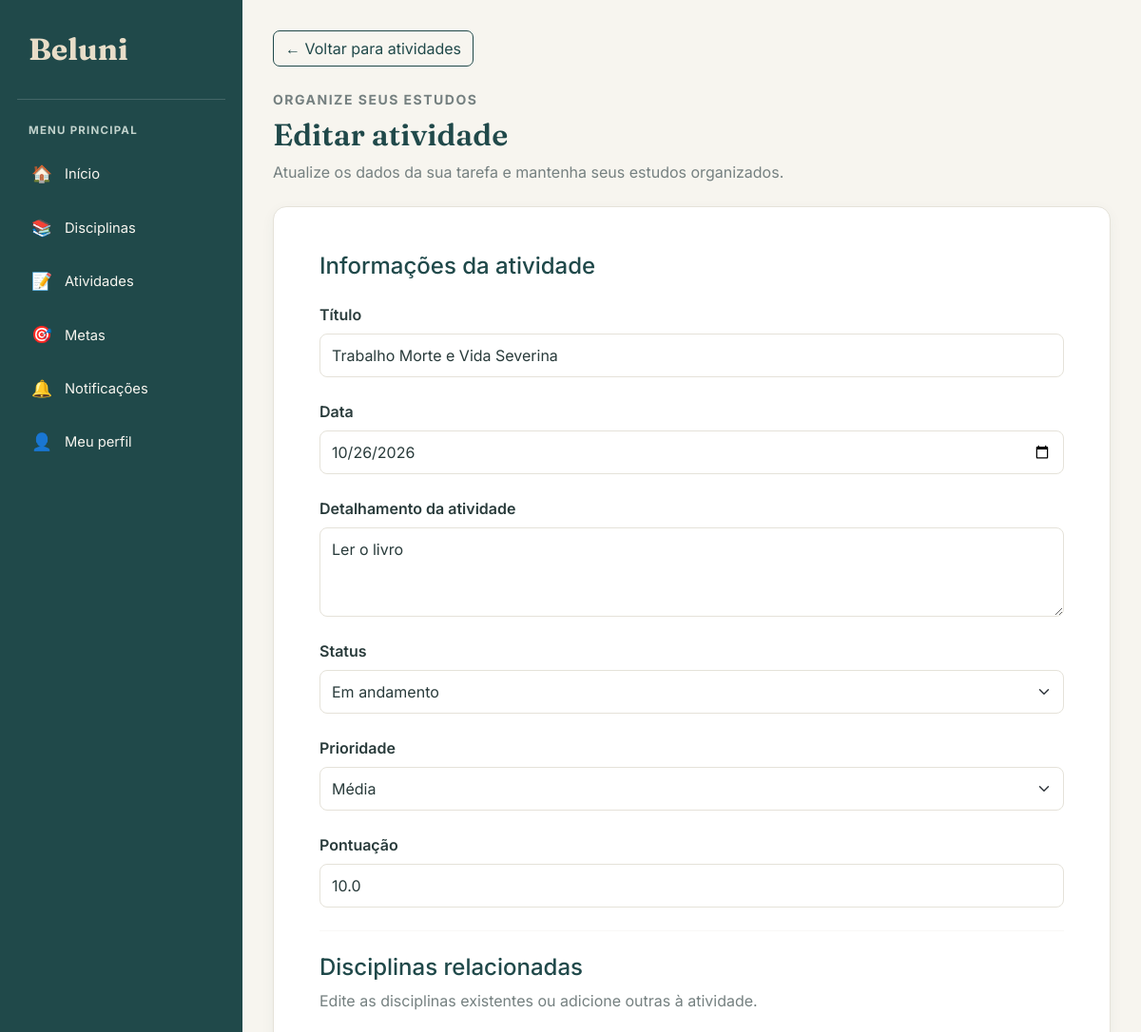
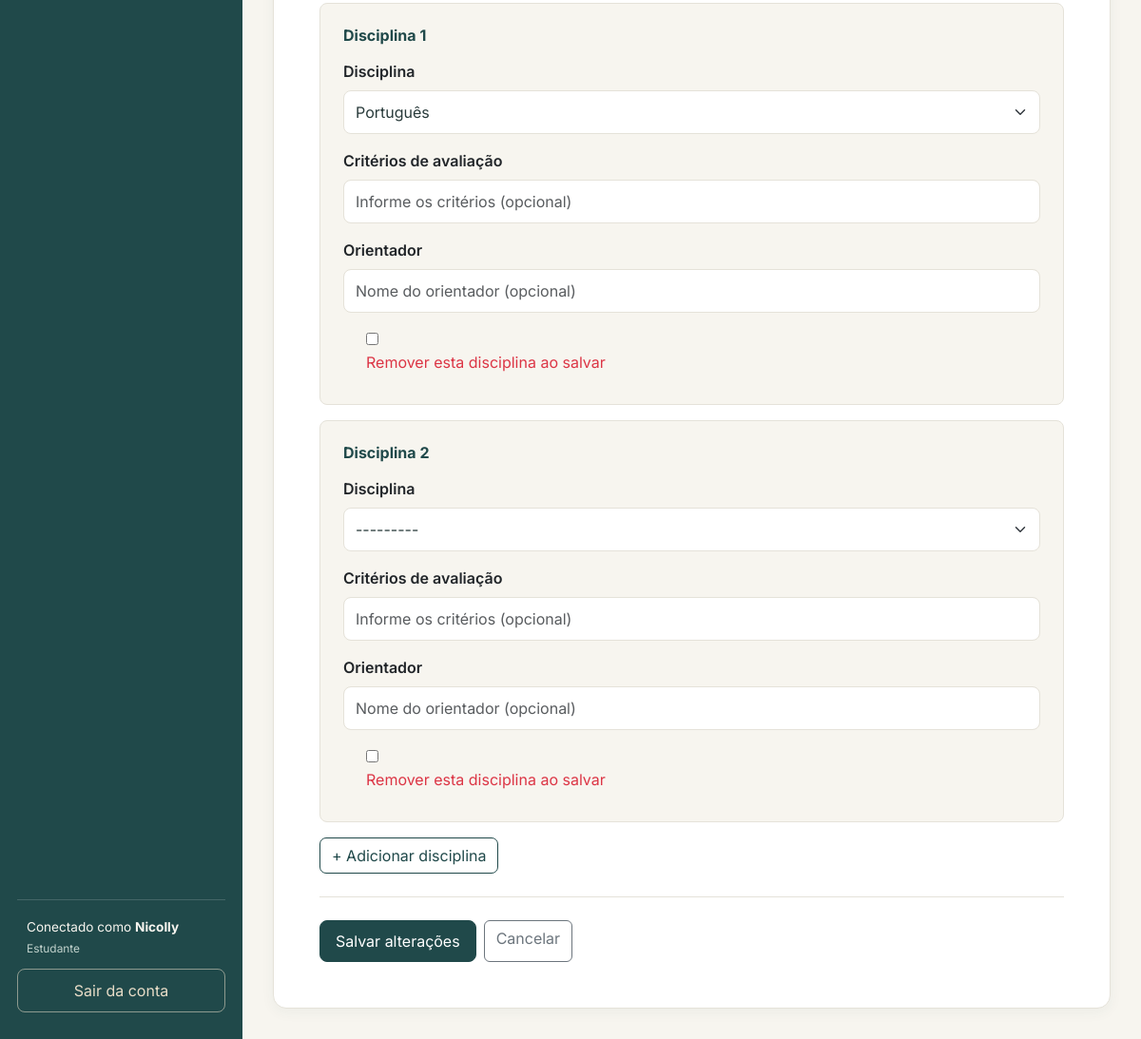
The app's page /atividades/6/editar/ (signed in) with its own data (2 pictures, top to bottom).
### atividade/models.py (models this page shows, shortened)
class Atividade(models.Model):
    titulo = models.CharField(max_length=100)
    data = models.DateField()
    detalhamento_atividade = models.CharField(max_length=255)
    status = models.CharField(max_length=50)
    prioridade = models.CharField(max_length=50)
    pontuacao = models.FloatField()
    disciplinas = models.ManyToManyField(
        Disciplina,
        through="AtividadeInterdisciplinar",
        related_name="atividades"
    )

### atividade/views.py (the view)
# urls.py: path('<int:id>/editar/', views.editar_atividade, name='editar_atividade'),
@login_required
@permission_required('atividade.change_atividade')
def editar_atividade(request, id):
    estudante = obter_estudante(request.user)
    atividade = get_object_or_404(
        atividades_do_estudante(estudante),
        id=id
    )
    if request.method == 'POST':
        form = AtividadeForm(
            request.POST,
            instance=atividade
        )
        formset = AtividadeInterdisciplinarFormSet(
            request.POST,
            instance=atividade,
            prefix='disciplinas'
        )
        configurar_formset(formset, estudante)
        if form.is_valid() and formset.is_valid():
            formularios_validos = [
                formulario
                for formulario in formset.forms
                if formulario.cleaned_data
                and not formulario.cleaned_data.get('DELETE', False)
            ]
            if not formularios_validos:
                form.add_error(
                    None,
                    'Associe a atividade a pelo menos uma disciplina.'
                )
            else:
                disciplinas_ids = [
                    formulario.cleaned_data['disciplina'].pk
                    for formulario in formularios_validos
                ]
                quantidade_proprias = Disciplina.objects.filter(
                    pk__in=disciplinas_ids,
                    estudante=estudante
                ).count()
                if quantidade_proprias != len(set(disciplinas_ids)):
                    form.add_error(
                        None,
                        'Selecione somente suas próprias disciplinas.'
                    )
                else:
                    form.save()
                    formset.save()
                    return redirect('listar_atividades')
    else:
        form = AtividadeForm(instance=atividade)
        formset = AtividadeInterdisciplinarFormSet(
            instance=atividade,
            prefix='disciplinas'
        )
        configurar_formset(formset, estudante)
    return render(
        request,
        'atividade/editar.html',
        {
            'form': form,
            'formset': formset,
            'atividade': atividade,
        }
    )

### atividade/views.py (called while the page is built)
def obter_estudante(usuario):
    return get_object_or_404(
        Estudante,
        pk=usuario.pk
    )

def atividades_do_estudante(estudante):
    return Atividade.objects.filter(
        disciplinas__estudante=estudante
    ).distinct()

def configurar_formset(formset, estudante):
    disciplinas = Disciplina.objects.filter(
        estudante=estudante
    )
    for formulario in formset.forms:
        if 'disciplina' in formulario.fields:
            formulario.fields['disciplina'].queryset = disciplinas

### disciplinas/models.py (called while the page is built)
    def __str__(self):
        return self.nomedisciplina

### atividade/templates/atividade/editar.html (shortened to what this page needs)
{% extends 'base.html' %}
{% block conteudo %}
<div class="mb-4 mx-auto" style="max-width: 1050px;">
    <a href="{% url 'listar_atividades' %}"
       class="btn btn-outline-primary mb-4">
        ← Voltar para atividades
    </a>
    <p class="text-uppercase small fw-bold mb-2"
       style="color: #758080; letter-spacing: 1.5px;">
        ORGANIZE SEUS ESTUDOS
    </p>
    <h1 class="titulo-pagina mb-2">Editar atividade</h1>
    <p class="text-secondary mb-0">
        Atualize os dados da sua tarefa e mantenha seus estudos organizados.
    </p>
</div>
<div class="card mx-auto" style="width: 100%; max-width: 1050px;">
    <div class="card-body p-4 p-md-5">
        <form method="POST">
            <h4 class="mb-4" style="color: #20494A;">
                Informações da atividade
            </h4>
            {% for field in form %}
                <div class="mb-4">
                    <label for="{{ field.id_for_label }}"
                           class="form-label fw-semibold"
                           style="color: #293B3B;">
                        {{ field.label }}
                    </label>
                    {{ field }}
                </div>
            {% endfor %}
            <hr class="my-4" style="border-color: #E5E2D9;">
            <h4 class="mb-2" style="color: #20494A;">
                Disciplinas relacionadas
            </h4>
            <p class="text-secondary mb-4">
                Edite as disciplinas existentes ou adicione outras à atividade.
            </p>
            <div id="disciplinas-container">
                {% for subform in formset %}
                    <div class="disciplina-item rounded-3 p-3 p-md-4 mb-3"
                         style="background-color: #F7F5EF; border: 1px solid #E5E2D9;">
                        <div class="d-flex justify-content-between align-items-center mb-3">
                            <h6 class="fw-bold mb-0" style="color: #20494A;">
                                Disciplina <span class="numero-disciplina">{{ forloop.counter }}</span>
                            </h6>
                        </div>
                        {% for field in subform.visible_fields %}
                            {% if field.name != 'DELETE' %}
                                <div class="mb-3">
                                    <label for="{{ field.id_for_label }}"
                                           class="form-label fw-semibold">
                                        {{ field.label }}
                                    </label>
                                    {{ field }}
                                </div>
                            {% endif %}
                        {% endfor %}
                        {% if subform.DELETE %}
                            <div class="form-check mt-3">
                                {{ subform.DELETE }}
                                <label class="form-check-label text-danger"
                                       for="{{ subform.DELETE.id_for_label }}">
                                    Remover esta disciplina ao salvar
                                </label>
                            </div>
                        {% endif %}
                    </div>
                {% endfor %}
            </div>
            <button type="button"
                    id="adicionar-disciplina"
                    class="btn btn-outline-primary mb-4">
                + Adicionar disciplina
            </button>
            <div class="d-flex flex-wrap gap-2 pt-4"
                 style="border-top: 1px solid #E5E2D9;">
                <button type="submit" class="btn btn-primary">
                    Salvar alterações
                </button>
                <a href="{% url 'listar_atividades' %}"
                   class="btn btn-outline-secondary">
                    Cancelar
                </a>
            </div>
        </form>
    </div>
</div>
{% endblock %}

### templates/base.html (shortened to what this page needs)
{% load static %}
<!DOCTYPE html>
<html lang="pt-br">
<head>
    <link
        href="https://cdn.jsdelivr.net/npm/bootstrap@5.3.3/dist/css/bootstrap.min.css"
        rel="stylesheet"
    >
</head>
<body>
    <aside class="sidebar" id="sidebar">
        <a class="sidebar-brand" href="{% url 'inicio' %}">
            Beluni
        </a>
        <div class="sidebar-label">Menu principal</div>
        <ul class="sidebar-nav">
            <li>
                <a class="menu-link" href="{% url 'inicio' %}">
                    <span class="menu-icone">🏠</span>
                    Início
                </a>
            </li>
            <li>
                <a class="menu-link" href="{% url 'listar_disciplinas' %}">
                    <span class="menu-icone">📚</span>
                    Disciplinas
                </a>
            </li>
            <li>
                <a class="menu-link" href="{% url 'listar_atividades' %}">
                    <span class="menu-icone">📝</span>
                    Atividades
                </a>
            </li>
            <li>
                <a class="menu-link" href="{% url 'listar_metas' %}">
                    <span class="menu-icone">🎯</span>
                    Metas
                </a>
            </li>
            <li>
                <a class="menu-link" href="{% url 'notificacao:listar_notificacoes' %}">
                    <span class="menu-icone">🔔</span>
                    Notificações
                </a>
            </li>
            <li>
                <a class="menu-link" href="{% url 'meu_perfil' %}">
                    <span class="menu-icone">👤</span>
                    Meu perfil
                </a>
            </li>
        </ul>
        <div class="sidebar-rodape">
            {% if request.user.is_authenticated %}
            <div class="usuario-info">
                Conectado como
                <strong>{{ request.user.first_name|default:request.user.username }}</strong>
                {% if request.user.is_superuser %}
                    <small>Administrador</small>
                {% elif perms.estudante.view_estudante %}
                    <small>Administrador</small>
                {% else %}
                    <small>Estudante</small>
                {% endif %}
            </div>
            <a class="btn-sair" href="{% url 'logout_estudante' %}">
                Sair da conta
            </a>
            {% endif %}
        </div>
    </aside>
    <main class="main-content">
        <div class="conteudo">
            {% block conteudo %}
            {% endblock %}
        </div>
    </main>
</body>
</html>

### templates/base.html (style rules this page uses)
:root { --beluni-petroleo: #20494A; --beluni-petroleo-escuro: #173839; --beluni-petroleo-claro: #326564; --beluni-areia: #E8DDC8; --beluni-fundo: #F7F5EF; --beluni-branco: #FFFFFF; --beluni-texto: #293B3B; --beluni-secundario: #758080; --beluni-borda: #E5E2D9; }
* { box-sizing: border-box; }
body { margin: 0; background-color: var(--beluni-fundo); color: var(--beluni-texto); font-family: 'Inter', sans-serif; }
.sidebar { position: fixed; top: 0; left: 0; bottom: 0; width: 255px; background-color: var(--beluni-petroleo); color: var(--beluni-branco); display: flex; flex-direction: column; padding: 28px 18px; overflow-y: auto; z-index: 1030; }
.sidebar-brand { display: block; color: var(--beluni-areia); text-decoration: none; font-family: 'Fraunces', serif; font-size: 2rem; font-weight: 700; padding: 0 12px 28px; border-bottom: 1px solid rgba(255, 255, 255, 0.16); margin-bottom: 24px; }
.sidebar-label { color: #C1D2CC; font-size: 0.72rem; text-transform: uppercase; font-weight: 700; letter-spacing: 1.2px; padding: 0 12px; margin-bottom: 12px; }
.sidebar-nav { list-style: none; padding: 0; margin: 0; }
.sidebar-nav li { margin-bottom: 6px; }
.menu-link { display: flex; align-items: center; gap: 12px; color: #F7F5EF; text-decoration: none; padding: 12px 14px; border-radius: 9px; font-size: 0.92rem; transition: background-color 0.2s, color 0.2s; }
.menu-icone { width: 24px; text-align: center; font-size: 1.1rem; }
.sidebar-rodape { margin-top: auto; padding-top: 24px; }
.usuario-info { border-top: 1px solid rgba(255, 255, 255, 0.16); padding: 18px 10px 12px; color: #F7F5EF; font-size: 0.85rem; overflow-wrap: anywhere; }
.usuario-info small { display: block; color: #C1D2CC; margin-top: 4px; }
.btn-sair { display: block; text-align: center; text-decoration: none; color: var(--beluni-areia); border: 1px solid rgba(232, 221, 200, 0.55); border-radius: 8px; padding: 10px; transition: background-color 0.2s; }
.main-content { margin-left: 255px; min-height: 100vh; padding: 32px; }
.conteudo { width: 100%; max-width: 1600px; margin: 0 auto; }
.titulo-pagina { color: var(--beluni-petroleo); font-family: 'Fraunces', serif; font-size: 2rem; font-weight: 600; margin-bottom: 24px; }
.card { background-color: var(--beluni-branco); border: 1px solid var(--beluni-borda); border-radius: 14px; box-shadow: 0 4px 14px rgba(32, 73, 74, 0.05); }
.btn-primary { background-color: var(--beluni-petroleo); border-color: var(--beluni-petroleo); border-radius: 8px; padding: 9px 16px; }
.btn-outline-primary { color: var(--beluni-petroleo); border-color: var(--beluni-petroleo); border-radius: 7px; }
.form-control, .form-select, form input:not([type="checkbox"]):not([type="radio"]):not([type="hidden"]), form select, form textarea { display: block; width: 100%; max-width: 100%; border: 1px solid var(--beluni-borda); border-radius: 8px; padding: 10px 12px; background-color: var(--beluni-branco); color: var(--beluni-texto); font-family: 'Inter', sans-serif; box-sizing: border-box; }
form label { display: block; margin-bottom: 8px; }
.text-secondary { color: var(--beluni-secundario) !important; }

### records on screen
Atividade: form "Trabalho Morte e Vida Severina" "10/26/2026" "Ler o livro" "Em andamento" "Média" "10.0"

### other values on screen
{{ request.user.first_name|default:request.user.username }} "Nicolly"
{{ field.label }} "Título" "Data" "Detalhamento da atividade" "Status" "Prioridade" "Pontuação"
{{ field.label }} "Disciplina" "Critérios de avaliação" "Orientador" "Disciplina" "Critérios de avaliação" "Orientador"
